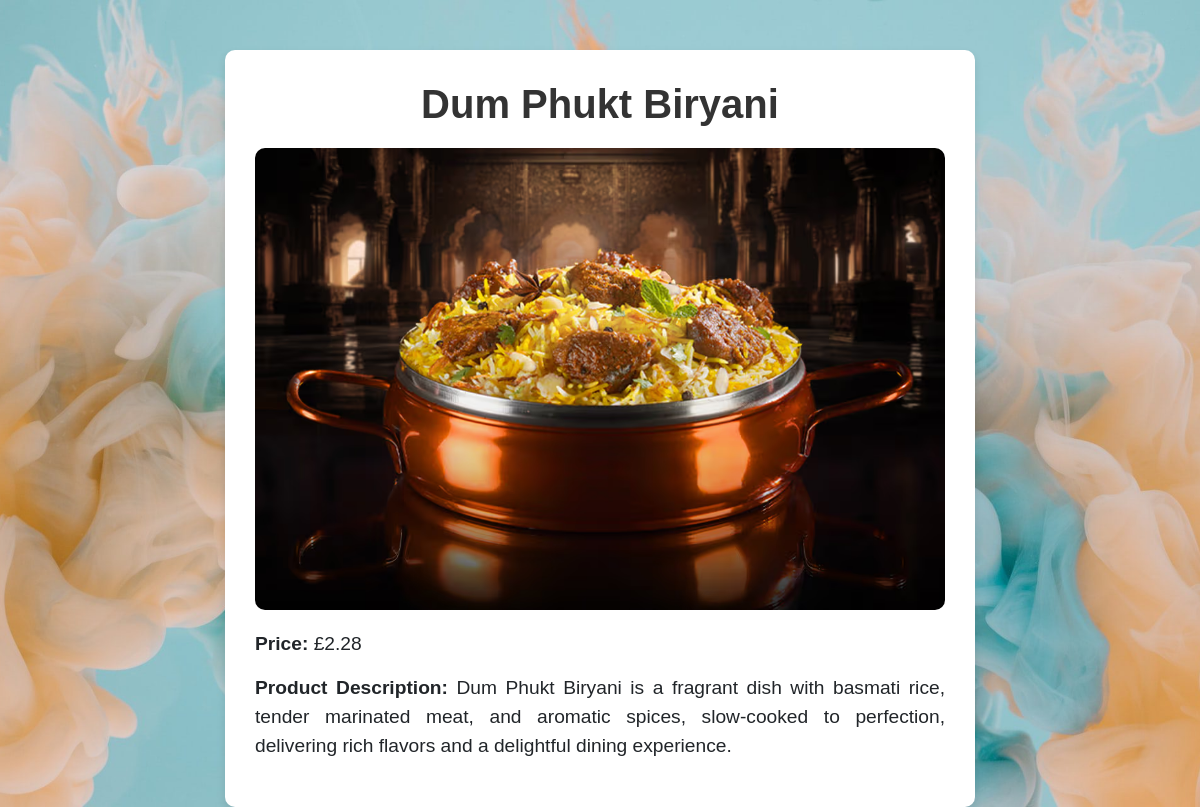
Page /product/Food_3/ on the committed database.
### store/models.py (models this page shows, shortened)
class Product(models.Model):
    name = models.CharField(max_length=100)
    description = models.TextField(blank=True, null=True)  # Add description field
    price = models.DecimalField(max_digits=10, decimal_places=2)
    image = models.ImageField(upload_to='products/')
    slug = models.SlugField(unique=True)

### store/views.py (the view)
# urls.py: path('product/<slug:slug>/', product_detail, name='product_detail'),
def product_detail(request, slug):
    product = get_object_or_404(Product, slug=slug)
    return render(request, 'store/product_detail.html', {'product': product})

### store/templates/store/product_detail.html (shortened to what this page needs)
<!DOCTYPE html>
<html lang="en">
<head>
    {% load static %}
    <link href="https://stackpath.bootstrapcdn.com/bootstrap/4.5.2/css/bootstrap.min.css" rel="stylesheet">
    <link rel="stylesheet" href="{% static 'store\css\product_detail.css' %}">
        <link rel="stylesheet" href="{% static 'store\css\base.css' %}">
</head>
<body>
    <div class="bg">
    <div class="container product-container">
        <h1>{{ product.name }}</h1>
        <img src="{{ product.image.url }}" alt="{{ product.name }}" style="max-width:100%; height:auto;">
        <p><strong>Price:</strong> £{{ product.price }}</p>
        <p><b>Product Description:</b> {{ product.description }}</p>
    </div>
</div>
</body>
</html>

### store/static/store/css/product_detail.css (style rules this page uses)
body { background-color: #f8f9fa; font-family: 'Arial', sans-serif; margin:0px; padding:0px; }
.bg { background-image: url("../images/back1.jpeg"); height: 100%; background-position: center; background-repeat: no-repeat; background-size: cover; position: absolute; width: 100%; z-index: -1; }
p { text-align: justify; }
.product-container { max-width: 750px; margin: 50px auto; background-color: white; padding: 30px; border-radius: 10px; box-shadow: 0 4px 8px rgba(0, 0, 0, 0.1); }
h1 { font-size: 2.5rem; font-weight: bold; margin-bottom: 20px; text-align: center; color: #333; }
img { display: block; margin: 0 auto 20px auto; max-width: 100%; height: auto; border-radius: 10px; }
p { font-size: 1.2rem; text-align: left; text-align: justify; }

### rows in the picture
Product: name "Dum Phukt Biryani", image (picture), price "2.28", description "Dum Phukt Biryani is a fragrant dish with basmati rice, tender marinated meat, and aromatic spices, slow-cooked to perfection, delivering rich flavors and a delightful dining experience."
